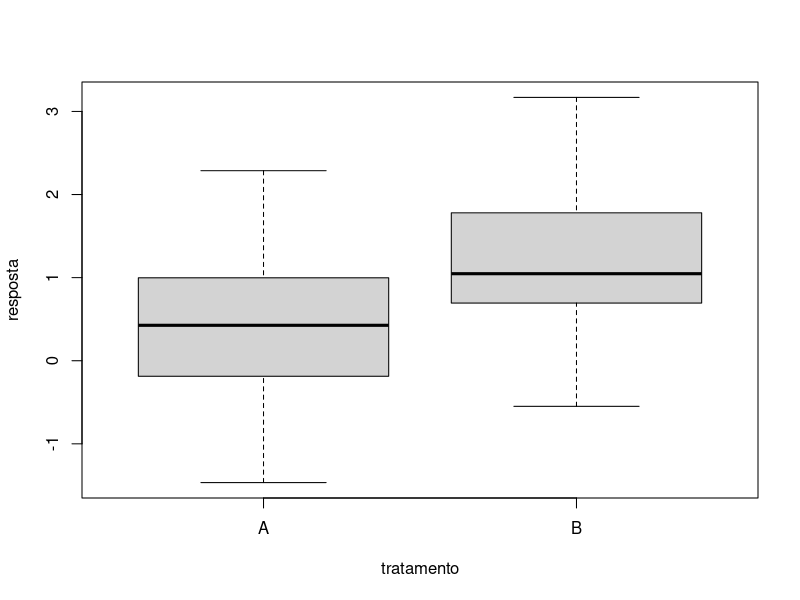
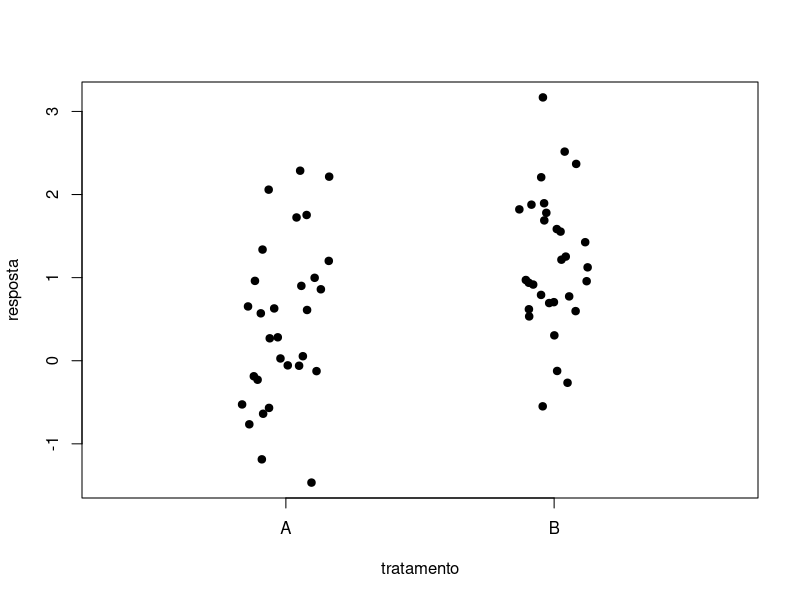
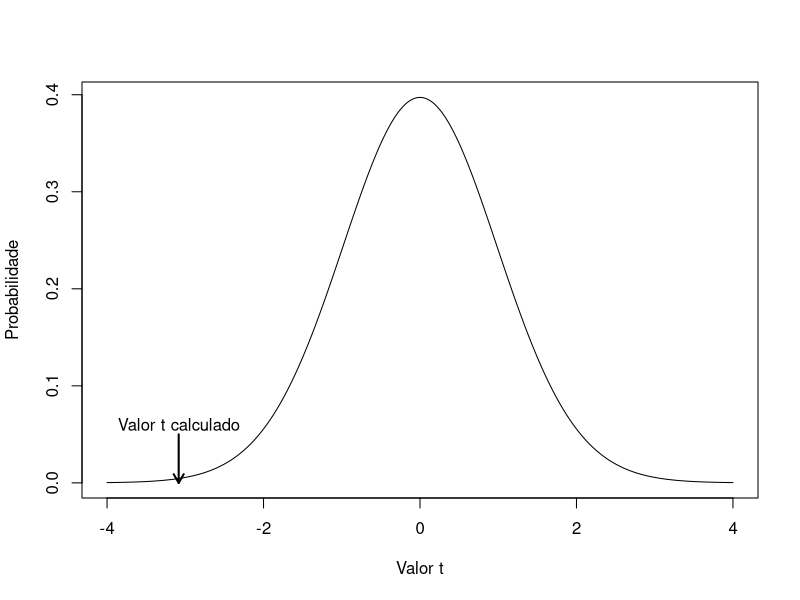
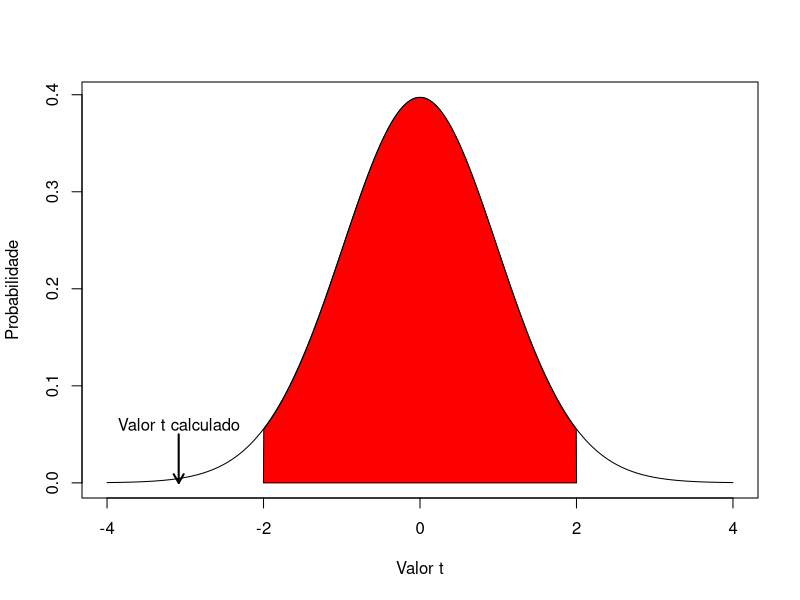
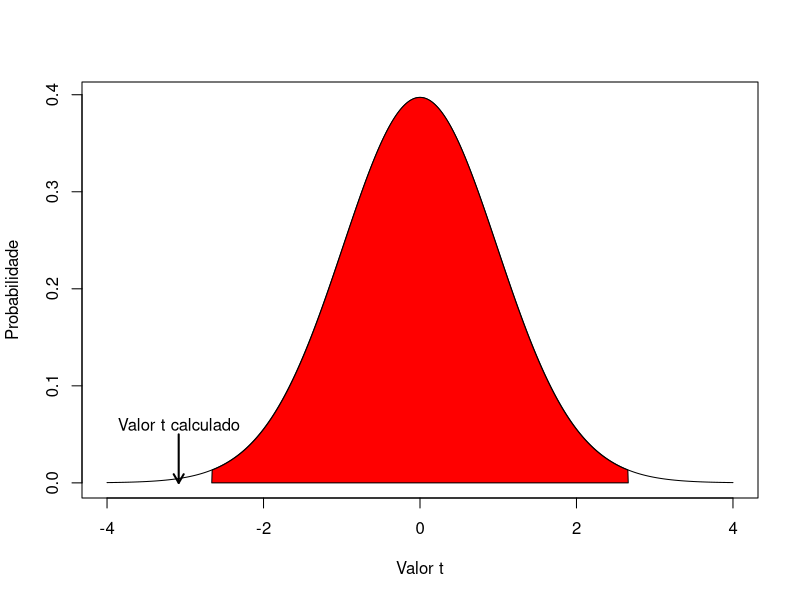
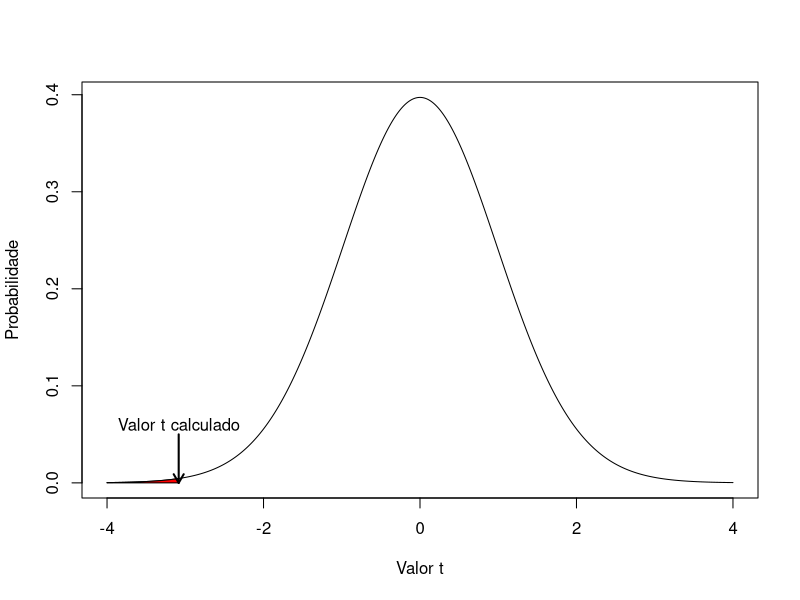
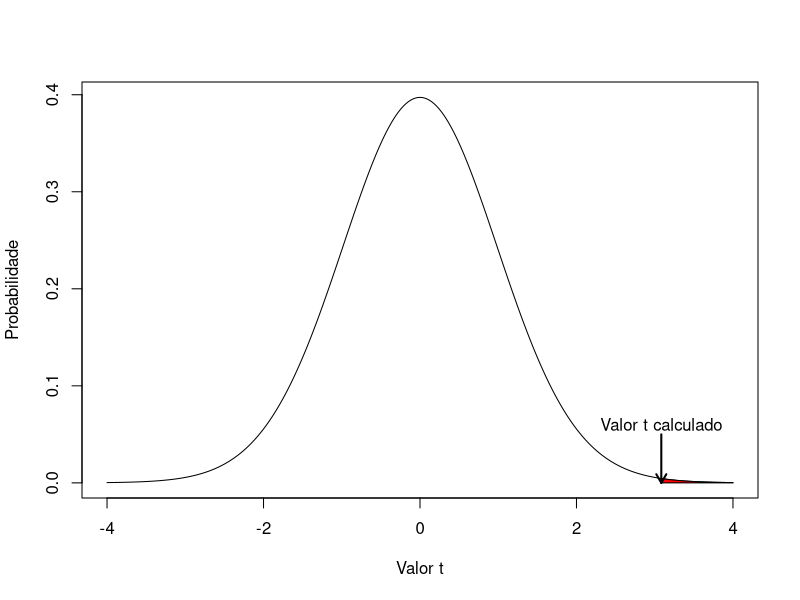
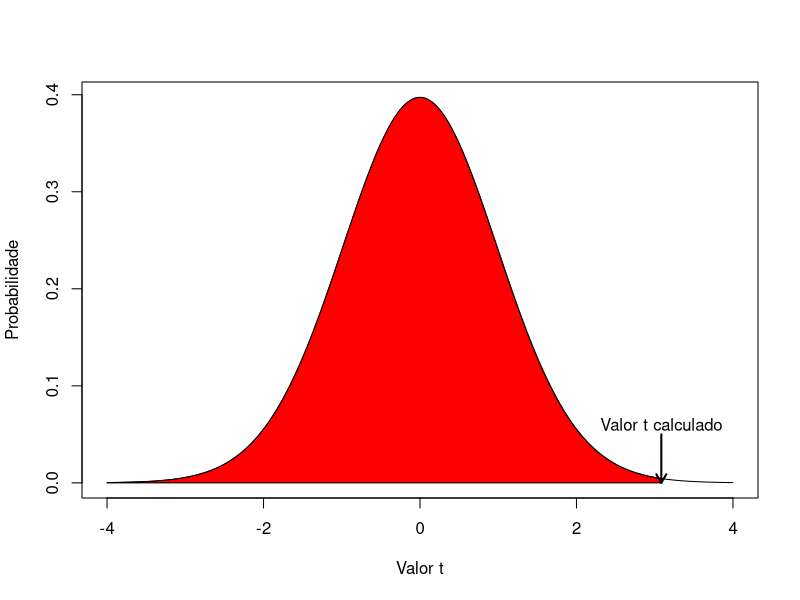

Here is the R script that generated these plots, in order:
#http://recologia.com.br/2015/05/calculando-o-valor-p/
##################################
## Gerando dados
##################################
set.seed(123)
tratamento<-factor(rep(c("A","B"),each=30))
resposta<-rnorm(60,as.numeric(tratamento)*0.5,1)

#jpeg("01.jpg")
boxplot(resposta~tratamento,xlab="tratamento")
#dev.off()

#jpeg("02.jpg")
stripchart(resposta~tratamento,vertical=T,method="jitter",pch=19,
           at=c(1.2,1.8),xlab="tratamento")
#dev.off()

##################################
## Calculando estatística t
##################################
A<-resposta[tratamento=="A"]  #Valores de A
B<-resposta[tratamento=="B"]  #Valores de B
n<-nA<-nB<-length(A)          #Tamanho das amostras

#Equal sample sizes, equal variance
t1<-( mean(A)-mean(B) ) /
    ( sqrt(0.5*(var(A)+var(B)))*sqrt(2/n) )
round(t1,digits=4)

#Equal or unequal sample sizes, equal variance
t2<-( mean(A)-mean(B) ) /
  (sqrt( ( (nA-1)*var(A)+(nB-1)*var(B) ) / (nA+nB-2) ) * sqrt(1/nA + 1/nB))
round(t2,digits=4)

#Equal or unequal sample sizes, unequal variances
t3<-( mean(A)-mean(B) )/
    sqrt( var(A)/nA+(var(B)/nB) )
round(t3,digits=4)

#Distribuição t
#jpeg("03.jpg")
plot(dt(x=seq(-4,4,by=0.01), df=2*n-2)~seq(-4,4,by=0.01),
     type="l",ylab="Probabilidade",xlab="Valor t")

arrows(x0=t1,x1=t1 ,y0=0.05, y1 = 0,lwd=2,length = 0.10)
text(x=t1,y=0.06,"Valor t calculado")
#dev.off()

integrate(function(x) dt(x, df=2*n-2),-Inf,Inf)

0.975-0.025

qt(p=c(0.025,0.975), df=2*n-1)
integrate(function(x) dt(x, df=2*n-2),-2.000995,2.000995)

#95%
#jpeg("04.jpg")
plot(dt(x=seq(-4,4,by=0.01), df=2*n-2)~seq(-4,4,by=0.01),
     type="l",ylab="Probabilidade",xlab="Valor t")

polygon(x= c(seq(-2.000995,2.000995,length=1000) ),
        y= c(0, dt(x=seq(-2.000995,2.000995,length=998), df=2*n-1),0 ),col="red"  )

arrows(x0=t1,x1=t1 ,y0=0.05, y1 = 0,lwd=2,length = 0.10)
text(x=t1,y=0.06,"Valor t calculado")
#dev.off()

#99%
0.995-0.005
qt(p=c(0.005,0.995), df=2*n-2)

#jpeg("05.jpg")
plot(dt(x=seq(-4,4,by=0.01), df=2*n-2)~seq(-4,4,by=0.01),
     type="l",ylab="Probabilidade",xlab="Valor t")

polygon(x= c(seq(-2.661759,2.661759,length=1000) ),
        y= c(0, dt(x=seq(-2.661759,2.661759,length=998), df=2*n-2),0 ),col="red"  )
arrows(x0=t1,x1=t1 ,y0=0.05, y1 = 0,lwd=2,length = 0.10)
text(x=t1,y=0.06,"Valor t calculado")
#dev.off()

#jpeg("06.jpg")
plot(dt(x=seq(-4,4,by=0.01), df=2*n-2)~seq(-4,4,by=0.01),
     type="l",ylab="Probabilidade",xlab="Valor t")
polygon(x= c(seq(t1,-4,length=1000) ),
        y= c(0, dt(x=seq(t1,-4,length=998), df=2*n-2),0 ),col="red")
arrows(x0=t1,x1=t1 ,y0=0.05, y1 = 0,lwd=2,length = 0.10)
text(x=t1,y=0.06,"Valor t calculado")
#dev.off()

#valor p
integrate(function(x) dt(x, df=2*n-2),-Inf,t1)
t.test(resposta~tratamento,alternative = "less",var.equal = TRUE)

pt(t1,df=2*n-2)

#invertendo a ordem da pergunta
t1<-( mean(B)-mean(A) ) /
    ( sqrt(0.5*(var(B)+var(A)))*sqrt(2/n) )
round(t1,digits=4)

#jpeg("07.jpg")
plot(dt(x=seq(-4,4,by=0.01), df=2*n-2)~seq(-4,4,by=0.01),
     type="l",ylab="Probabilidade",xlab="Valor t")
polygon(x= c(seq(t1,4,length=1000) ),
        y= c(0, dt(x=seq(t1,4,length=998), df=2*n-2),0 ),col="red")
arrows(x0=t1,x1=t1 ,y0=0.05, y1 = 0,lwd=2,length = 0.10)
text(x=t1,y=0.06,"Valor t calculado")
#dev.off()

#mudando quem é o intercepto
tratamento <- relevel(tratamento, "B")
t.test(resposta~tratamento,alternative = "less",var.equal = TRUE)

#jpeg("08.jpg")
plot(dt(x=seq(-4,4,by=0.01), df=2*n-2)~seq(-4,4,by=0.01),
     type="l",ylab="Probabilidade",xlab="Valor t")
polygon(x= c(seq(-4,t1,length=1000) ),
        y= c(0, dt(x=seq(-4,t1,length=998), df=2*n-2),0 ),col="red")
arrows(x0=t1,x1=t1 ,y0=0.05, y1 = 0,lwd=2,length = 0.10)
text(x=t1,y=0.06,"Valor t calculado")
#dev.off()

integrate(function(x) dt(x, df=2*n-2),-Inf,t1)
integrate(function(x) dt(x, df=2*n-2),t1,Inf)

#
#jpeg("09.jpg")
plot(dt(x=seq(-4,4,by=0.01), df=2*n-2)~seq(-4,4,by=0.01),
     type="l",ylab="Probabilidade",xlab="Valor t")
polygon(x= c(seq(t1,4,length=1000) ),
        y= c(0, dt(x=seq(t1,4,length=998), df=2*n-2),0 ),col="red")
polygon(x= c(seq(-4,-t1,length=1000) ),
        y= c(0, dt(x=seq(-4,-t1,length=998), df=2*n-2),0 ),col="red")
arrows(x0=t1,x1=t1 ,y0=0.05, y1 = 0,lwd=2,length = 0.10)
arrows(x0=-t1,x1=-t1 ,y0=0.05, y1 = 0,lwd=2,length = 0.10)
text(x=t1,y=0.06,"Valor t calculado")
text(x=-t1,y=0.06,"Menos Valor t calculado")
#dev.off()

#jpeg("10.jpg")
plot(dt(x=seq(-4,4,by=0.01), df=2*n-2)~seq(-4,4,by=0.01),
     type="l",ylab="Probabilidade",xlab="Valor t")
polygon(x= c(seq(t1,4,length=1000) ),
        y= c(0, dt(x=seq(t1,4,length=998), df=2*n-2),0 ),col="red")
polygon(x= c(seq(-4,-t1,length=1000) ),
        y= c(0, dt(x=seq(-4,-t1,length=998), df=2*n-2),0 ),col="red")
abline(v=0,lwd=3,lty=3)
points(c(0,t1),c(0.05,0.05),type="l",lwd=3,lty=3)
points(c(0,-t1),c(0.05,0.05),type="l",lwd=3,lty=3)

arrows(x0=t1,x1=t1 ,y0=0.05, y1 = 0,lwd=3,lty=3,length = 0.10)
arrows(x0=-t1,x1=-t1 ,y0=0.05, y1 = 0,lwd=3,lty=3,length = 0.10)
#dev.off()

integrate(function(x) dt(x, df=2*n-2),-Inf,-t1)
integrate(function(x) dt(x, df=2*n-2),t1,Inf)
integrate(function(x) dt(x, df=2*n-2),-Inf,-t1)$value+integrate(function(x) dt(x, df=2*n-2),t1,Inf)$value

#
pt(-t1,df=2*n-2)
1-pt(t1,df=2*n-2)

#
pt(-t1,df=2*n-2)==(1-pt(t1,df=2*n-2))
all.equal(pt(-t1,df=2*n-2),1-pt(t1,df=2*n-2))

#
2*pt(-abs(t1),df=2*n-2)
t.test(resposta~tratamento,var.equal=TRUE)
t.test(resposta~tratamento)
